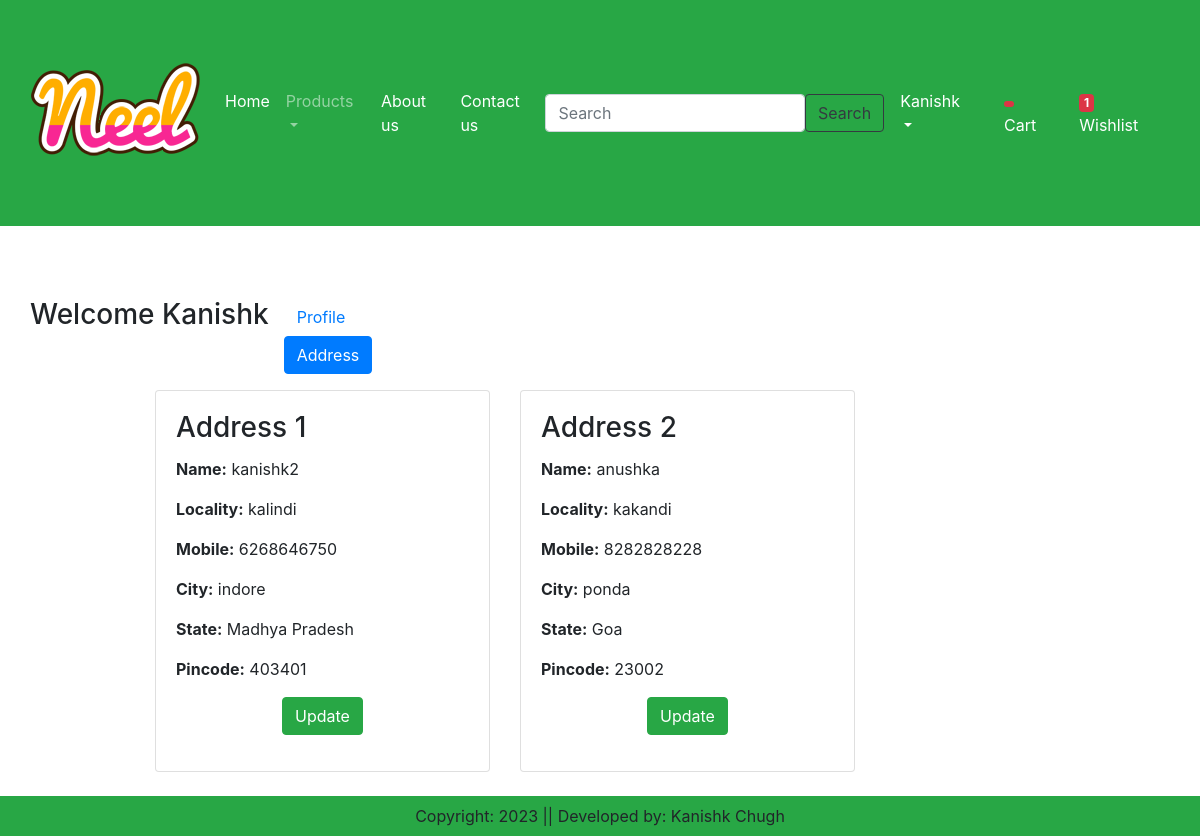
The page /address/ (signed in) on the database its author committed.
### app/models.py (models this page shows, shortened)
class Customer(models.Model):
    user = models.ForeignKey(User, on_delete = models.CASCADE)
    name = models.CharField(max_length = 100)
    locality = models.CharField(max_length = 100)
    city = models.CharField(max_length = 100)
    mobile = models.IntegerField(default = 0)
    zipcode = models.IntegerField()
    state = models.CharField(choices = STATE_CHOICES, max_length = 100)

### app/views.py (the view)
# urls.py: path('address/', views.address, name = 'address'),
@login_required
def address(request):
    add = Customer.objects.filter(user = request.user)
    totalitem = 0
    wishitem = 0
    if request.user.is_authenticated:
        totalitem = len(Cart.objects.filter(user = request.user))
        wishitem = len(Wishlist.objects.filter(user = request.user))
    return render(request, 'app/address.html', locals())

### app/templates/app/address.html (shortened to what this page needs)
{% extends 'app/base.html' %}
{% load static %}
 {% block main-content %}
    <div class="container my-5">
        <div class="row">
            <h3> Welcome <span class="text-capitalize"> {{request.user}} </span></h3>
            <div class="col-sm-2 border-end">
                <ul class="list-unstyled">
                    <li class="d-grid"> <a href="{% url 'profile' %}" class="btn"> Profile</a></li>
                    <li class="d-grid"> <a href="{% url 'address' %}" class="btn btn-primary"> Address</a></li>
                </ul>
            </div>
            <div class="col-sm-8 offset-sm-1">
                <div class="container">
                    <div class="row">
                        {% for ad in add %}
                            <div class="col-md-6">
                                <div class="card mb-3">
                                    <div class="card-body">
                                        <h3 class="card-title">Address {{ forloop.counter}}</h3>
                                        <p class="card-text"><strong>Name:</strong> {{ad.name}}</p>
                                        <p class="card-text"><strong>Locality:</strong> {{ad.locality}}</p>
                                        <p class="card-text"><strong>Mobile:</strong> {{ad.mobile}}</p>
                                        <p class="card-text"><strong>City:</strong> {{ad.city}}</p>
                                        <p class="card-text"><strong>State:</strong> {{ad.state}}</p>
                                        <p class="card-text"><strong>Pincode:</strong> {{ad.zipcode}}</p>
                                        <p class="text-center"> <a href="{% url 'updateAddress' pk=ad.id %}" type="submit" class="btn btn-success">Update</a> </p>
                                    </div>
                                </div>
                            </div>
                        {% endfor %}
                    </div>
                </div>
            </div>
        </div>
    </div>
 {% endblock main-content %}

### rows shown on the page
Customer: name "kanishk2", locality "kalindi", mobile "6268646750", city "indore", state "Madhya Pradesh", zipcode "403401"
Customer: name "anushka", locality "kakandi", mobile "8282828228", city "ponda", state "Goa", zipcode "23002"

### other values the page prints
{{ wishitem }} "1"
{{ request.user }} "Kanishk"
